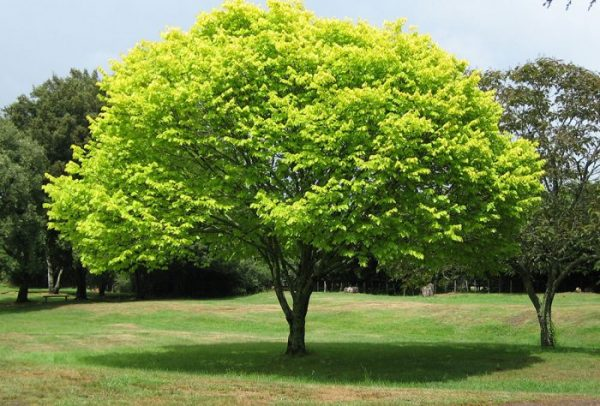
#> input picture pencil sketcher/image1.jpg, 600 x 406 px
$ python Dominant_Color_Psychology.py '../pencil sketcher/image1.jpg'
#> lines starting #> are read from the running program, lines starting #| are printed output that depends on the picture
from PIL import Image
import sys
from collections import Counter

# Psychological meaning for major colors
color_meanings = {
    "red": "Energy, passion, urgency, and sometimes danger.",
    "blue": "Calmness, trust, relaxation, and stability.",
    "green": "Nature, balance, freshness, and growth.",
    "yellow": "Happiness, optimism, attention, and creativity.",
    "orange": "Warmth, enthusiasm, friendliness, and excitement.",
    "purple": "Luxury, mystery, spirituality, and imagination.",
    "black": "Power, sophistication, elegance, and sometimes fear.",
    "white": "Purity, simplicity, peace, and cleanliness."
}

# Function to classify RGB to a basic color name
def get_color_name(rgb):
    r, g, b = rgb
    if r > 200 and g < 100 and b < 100:
        return "red"
    elif r < 100 and g < 100 and b > 200:
        return "blue"
    elif r < 100 and g > 200 and b < 100:
        return "green"
    elif r > 200 and g > 200 and b < 100:
        return "yellow"
    elif r > 200 and g > 100 and b < 100:
        return "orange"
    elif r > 100 and b > 100 and g < 100:
        return "purple"
    elif r < 50 and g < 50 and b < 50:
        return "black"
    elif r > 200 and g > 200 and b > 200:
        return "white"
    else:
        return "unknown"

# Main program
if len(sys.argv) < 2:
    print("Usage: python color_psychology.py <image_path>")
    sys.exit(1)

image_path = sys.argv[1]
image = Image.open(image_path)
#> image is the input picture: PIL image 600x406 RGB; mean R, G, B 117.3, 135.8, 72.5
image = image.resize((50, 50))  # Reduce size for faster processing
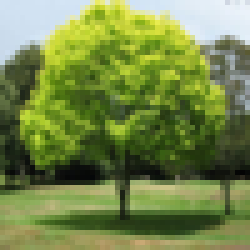
#> image: PIL image 50x50 RGB (shown 5 times larger); mean R, G, B 117.3, 135.8, 72.5
pixels = list(image.getdata())
#> pixels = 2500 items, first 6: (209, 226, 242), (209, 226, 242), (208, 225, 241), (208, 225, 241), (209, 226, 242), (209, 226, 242)

# Find the most common color
most_common_rgb = Counter(pixels).most_common(1)[0][0]
#> most_common_rgb = (209, 226, 242)

# Get color name & meaning
color_name = get_color_name(most_common_rgb)
#> in get_color_name, `r, g, b = rgb`: r = 209; g = 226; b = 242
#> color_name = 'white'
meaning = color_meanings.get(color_name, "No meaning found for this color.")

print(f"Dominant Color RGB: {most_common_rgb}")
#| Dominant Color RGB: (209, 226, 242)
print(f"Detected Color Name: {color_name}")
#| Detected Color Name: white
print(f"Psychological Meaning: {meaning}")
#| Psychological Meaning: Purity, simplicity, peace, and cleanliness.
